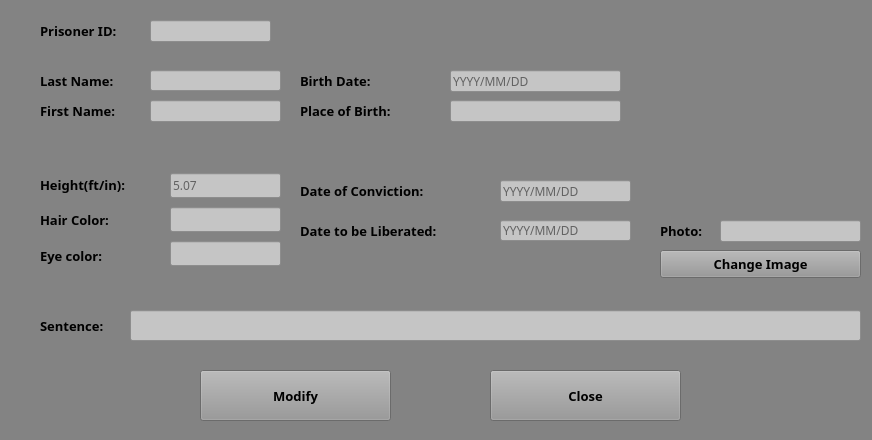
<?xml version="1.0" encoding="UTF-8"?>
<ui version="4.0">
 <class>ModifyPrisoner</class>
 <widget class="QWidget" name="ModifyPrisoner">
  <property name="geometry">
   <rect>
    <x>0</x>
    <y>0</y>
    <width>872</width>
    <height>440</height>
   </rect>
  </property>
  <property name="font">
   <font>
    <pointsize>9</pointsize>
   </font>
  </property>
  <property name="cursor">
   <cursorShape>PointingHandCursor</cursorShape>
  </property>
  <property name="windowTitle">
   <string>Modify Prisoner</string>
  </property>
  <property name="styleSheet">
   <string notr="true">background-color: rgb(131, 131, 131);</string>
  </property>
  <widget class="QLabel" name="label_4">
   <property name="geometry">
    <rect>
     <x>40</x>
     <y>20</y>
     <width>111</width>
     <height>21</height>
    </rect>
   </property>
   <property name="font">
    <font>
     <family>MV Boli</family>
     <pointsize>10</pointsize>
     <weight>75</weight>
     <bold>true</bold>
    </font>
   </property>
   <property name="cursor">
    <cursorShape>PointingHandCursor</cursorShape>
   </property>
   <property name="styleSheet">
    <string notr="true">background-color: qlineargradient(spread:pad, x1:0, y1:0, x2:0, y2:0, stop:0 rgba(0, 0, 0, 0), stop:1 rgba(255, 255, 255, 255));</string>
   </property>
   <property name="text">
    <string>Prisoner ID:</string>
   </property>
  </widget>
  <widget class="QLineEdit" name="prisonerID_lineEdit">
   <property name="geometry">
    <rect>
     <x>150</x>
     <y>20</y>
     <width>121</width>
     <height>22</height>
    </rect>
   </property>
   <property name="font">
    <font>
     <family>MV Boli</family>
     <pointsize>9</pointsize>
    </font>
   </property>
   <property name="styleSheet">
    <string notr="true">background-color: rgb(197, 197, 197);</string>
   </property>
   <property name="readOnly">
    <bool>true</bool>
   </property>
  </widget>
  <widget class="QLabel" name="label_2">
   <property name="geometry">
    <rect>
     <x>40</x>
     <y>70</y>
     <width>101</width>
     <height>21</height>
    </rect>
   </property>
   <property name="font">
    <font>
     <family>MV Boli</family>
     <pointsize>10</pointsize>
     <weight>75</weight>
     <bold>true</bold>
    </font>
   </property>
   <property name="cursor">
    <cursorShape>PointingHandCursor</cursorShape>
   </property>
   <property name="styleSheet">
    <string notr="true">background-color: qlineargradient(spread:pad, x1:0, y1:0, x2:0, y2:0, stop:0 rgba(0, 0, 0, 0), stop:1 rgba(255, 255, 255, 255));</string>
   </property>
   <property name="text">
    <string>Last Name:</string>
   </property>
  </widget>
  <widget class="QPushButton" name="modify_pushButton">
   <property name="geometry">
    <rect>
     <x>200</x>
     <y>370</y>
     <width>191</width>
     <height>51</height>
    </rect>
   </property>
   <property name="font">
    <font>
     <family>MV Boli</family>
     <pointsize>10</pointsize>
     <weight>75</weight>
     <bold>true</bold>
    </font>
   </property>
   <property name="cursor">
    <cursorShape>PointingHandCursor</cursorShape>
   </property>
   <property name="styleSheet">
    <string notr="true">background-color: rgb(150, 150, 150);</string>
   </property>
   <property name="text">
    <string>Modify</string>
   </property>
  </widget>
  <widget class="QLineEdit" name="sentence_lineEdit">
   <property name="geometry">
    <rect>
     <x>130</x>
     <y>310</y>
     <width>731</width>
     <height>31</height>
    </rect>
   </property>
   <property name="font">
    <font>
     <family>MV Boli</family>
     <pointsize>8</pointsize>
    </font>
   </property>
   <property name="styleSheet">
    <string notr="true">background-color: rgb(197, 197, 197);</string>
   </property>
   <property name="text">
    <string/>
   </property>
  </widget>
  <widget class="QLineEdit" name="lastName_lineEdit">
   <property name="geometry">
    <rect>
     <x>150</x>
     <y>70</y>
     <width>131</width>
     <height>21</height>
    </rect>
   </property>
   <property name="font">
    <font>
     <family>MV Boli</family>
     <pointsize>9</pointsize>
    </font>
   </property>
   <property name="styleSheet">
    <string notr="true">background-color: rgb(197, 197, 197);</string>
   </property>
  </widget>
  <widget class="QLabel" name="label_5">
   <property name="geometry">
    <rect>
     <x>300</x>
     <y>70</y>
     <width>111</width>
     <height>21</height>
    </rect>
   </property>
   <property name="font">
    <font>
     <family>MV Boli</family>
     <pointsize>10</pointsize>
     <weight>75</weight>
     <bold>true</bold>
    </font>
   </property>
   <property name="cursor">
    <cursorShape>PointingHandCursor</cursorShape>
   </property>
   <property name="styleSheet">
    <string notr="true">background-color: qlineargradient(spread:pad, x1:0, y1:0, x2:0, y2:0, stop:0 rgba(0, 0, 0, 0), stop:1 rgba(255, 255, 255, 255));</string>
   </property>
   <property name="text">
    <string>Birth Date:</string>
   </property>
  </widget>
  <widget class="QLineEdit" name="dateToBeLiberated_lineEdit">
   <property name="geometry">
    <rect>
     <x>500</x>
     <y>220</y>
     <width>131</width>
     <height>21</height>
    </rect>
   </property>
   <property name="font">
    <font>
     <family>MV Boli</family>
     <pointsize>9</pointsize>
    </font>
   </property>
   <property name="styleSheet">
    <string notr="true">background-color: rgb(197, 197, 197);</string>
   </property>
   <property name="placeholderText">
    <string>YYYY/MM/DD</string>
   </property>
  </widget>
  <widget class="QPushButton" name="close_pushButton">
   <property name="geometry">
    <rect>
     <x>490</x>
     <y>370</y>
     <width>191</width>
     <height>51</height>
    </rect>
   </property>
   <property name="font">
    <font>
     <family>MV Boli</family>
     <pointsize>10</pointsize>
     <weight>75</weight>
     <bold>true</bold>
    </font>
   </property>
   <property name="cursor">
    <cursorShape>PointingHandCursor</cursorShape>
   </property>
   <property name="styleSheet">
    <string notr="true">background-color: rgb(150, 150, 150);</string>
   </property>
   <property name="text">
    <string>Close</string>
   </property>
  </widget>
  <widget class="QLabel" name="label_9">
   <property name="geometry">
    <rect>
     <x>300</x>
     <y>180</y>
     <width>181</width>
     <height>21</height>
    </rect>
   </property>
   <property name="font">
    <font>
     <family>MV Boli</family>
     <pointsize>10</pointsize>
     <weight>75</weight>
     <bold>true</bold>
    </font>
   </property>
   <property name="cursor">
    <cursorShape>PointingHandCursor</cursorShape>
   </property>
   <property name="styleSheet">
    <string notr="true">background-color: qlineargradient(spread:pad, x1:0, y1:0, x2:0, y2:0, stop:0 rgba(0, 0, 0, 0), stop:1 rgba(255, 255, 255, 255));</string>
   </property>
   <property name="text">
    <string>Date of Conviction:</string>
   </property>
  </widget>
  <widget class="QWidget" name="layoutWidget">
   <property name="geometry">
    <rect>
     <x>40</x>
     <y>170</y>
     <width>128</width>
     <height>100</height>
    </rect>
   </property>
   <property name="font">
    <font>
     <family>MV Boli</family>
     <pointsize>10</pointsize>
     <weight>75</weight>
     <bold>true</bold>
    </font>
   </property>
   <property name="cursor">
    <cursorShape>PointingHandCursor</cursorShape>
   </property>
   <property name="styleSheet">
    <string notr="true">background-color: qlineargradient(spread:pad, x1:0, y1:0, x2:0, y2:0, stop:0 rgba(0, 0, 0, 0), stop:1 rgba(255, 255, 255, 255));</string>
   </property>
   <layout class="QVBoxLayout" name="verticalLayout">
    <item>
     <widget class="QLabel" name="label_6">
      <property name="font">
       <font>
        <family>MV Boli</family>
        <pointsize>10</pointsize>
        <weight>75</weight>
        <bold>true</bold>
       </font>
      </property>
      <property name="cursor">
       <cursorShape>PointingHandCursor</cursorShape>
      </property>
      <property name="styleSheet">
       <string notr="true">background-color: qlineargradient(spread:pad, x1:0, y1:0, x2:0, y2:0, stop:0 rgba(0, 0, 0, 0), stop:1 rgba(255, 255, 255, 255));</string>
      </property>
      <property name="text">
       <string>Height(ft/in):</string>
      </property>
     </widget>
    </item>
    <item>
     <widget class="QLabel" name="label_7">
      <property name="font">
       <font>
        <family>MV Boli</family>
        <pointsize>10</pointsize>
        <weight>75</weight>
        <bold>true</bold>
       </font>
      </property>
      <property name="cursor">
       <cursorShape>PointingHandCursor</cursorShape>
      </property>
      <property name="styleSheet">
       <string notr="true">background-color: qlineargradient(spread:pad, x1:0, y1:0, x2:0, y2:0, stop:0 rgba(0, 0, 0, 0), stop:1 rgba(255, 255, 255, 255));</string>
      </property>
      <property name="text">
       <string>Hair Color:</string>
      </property>
     </widget>
    </item>
    <item>
     <widget class="QLabel" name="label_8">
      <property name="font">
       <font>
        <family>MV Boli</family>
        <pointsize>10</pointsize>
        <weight>75</weight>
        <bold>true</bold>
       </font>
      </property>
      <property name="cursor">
       <cursorShape>PointingHandCursor</cursorShape>
      </property>
      <property name="styleSheet">
       <string notr="true">background-color: qlineargradient(spread:pad, x1:0, y1:0, x2:0, y2:0, stop:0 rgba(0, 0, 0, 0), stop:1 rgba(255, 255, 255, 255));</string>
      </property>
      <property name="text">
       <string>Eye color:</string>
      </property>
     </widget>
    </item>
   </layout>
  </widget>
  <widget class="QLabel" name="label_11">
   <property name="geometry">
    <rect>
     <x>40</x>
     <y>310</y>
     <width>91</width>
     <height>31</height>
    </rect>
   </property>
   <property name="font">
    <font>
     <family>MV Boli</family>
     <pointsize>10</pointsize>
     <weight>75</weight>
     <bold>true</bold>
    </font>
   </property>
   <property name="cursor">
    <cursorShape>PointingHandCursor</cursorShape>
   </property>
   <property name="styleSheet">
    <string notr="true">background-color: qlineargradient(spread:pad, x1:0, y1:0, x2:0, y2:0, stop:0 rgba(0, 0, 0, 0), stop:1 rgba(255, 255, 255, 255));</string>
   </property>
   <property name="text">
    <string>Sentence:</string>
   </property>
  </widget>
  <widget class="QLineEdit" name="photo_lineEdit">
   <property name="geometry">
    <rect>
     <x>720</x>
     <y>220</y>
     <width>141</width>
     <height>22</height>
    </rect>
   </property>
   <property name="font">
    <font>
     <family>MS Shell Dlg 2</family>
     <pointsize>6</pointsize>
    </font>
   </property>
   <property name="styleSheet">
    <string notr="true">background-color: rgb(197, 197, 197);</string>
   </property>
   <property name="text">
    <string/>
   </property>
   <property name="readOnly">
    <bool>true</bool>
   </property>
  </widget>
  <widget class="QLineEdit" name="placeOfBirth_lineEdit">
   <property name="geometry">
    <rect>
     <x>450</x>
     <y>100</y>
     <width>171</width>
     <height>22</height>
    </rect>
   </property>
   <property name="font">
    <font>
     <family>MV Boli</family>
     <pointsize>9</pointsize>
    </font>
   </property>
   <property name="styleSheet">
    <string notr="true">background-color: rgb(197, 197, 197);</string>
   </property>
  </widget>
  <widget class="QLabel" name="label_3">
   <property name="geometry">
    <rect>
     <x>660</x>
     <y>220</y>
     <width>61</width>
     <height>21</height>
    </rect>
   </property>
   <property name="font">
    <font>
     <family>MV Boli</family>
     <pointsize>10</pointsize>
     <weight>75</weight>
     <bold>true</bold>
    </font>
   </property>
   <property name="cursor">
    <cursorShape>PointingHandCursor</cursorShape>
   </property>
   <property name="styleSheet">
    <string notr="true">background-color: qlineargradient(spread:pad, x1:0, y1:0, x2:0, y2:0, stop:0 rgba(0, 0, 0, 0), stop:1 rgba(255, 255, 255, 255));</string>
   </property>
   <property name="text">
    <string>Photo:</string>
   </property>
  </widget>
  <widget class="QLabel" name="label_10">
   <property name="geometry">
    <rect>
     <x>300</x>
     <y>220</y>
     <width>201</width>
     <height>21</height>
    </rect>
   </property>
   <property name="font">
    <font>
     <family>MV Boli</family>
     <pointsize>10</pointsize>
     <weight>75</weight>
     <bold>true</bold>
    </font>
   </property>
   <property name="cursor">
    <cursorShape>PointingHandCursor</cursorShape>
   </property>
   <property name="styleSheet">
    <string notr="true">background-color: qlineargradient(spread:pad, x1:0, y1:0, x2:0, y2:0, stop:0 rgba(0, 0, 0, 0), stop:1 rgba(255, 255, 255, 255));</string>
   </property>
   <property name="text">
    <string>Date to be Liberated:</string>
   </property>
  </widget>
  <widget class="QLineEdit" name="birthDate_lineEdit">
   <property name="geometry">
    <rect>
     <x>450</x>
     <y>70</y>
     <width>171</width>
     <height>22</height>
    </rect>
   </property>
   <property name="font">
    <font>
     <family>MV Boli</family>
     <pointsize>9</pointsize>
    </font>
   </property>
   <property name="styleSheet">
    <string notr="true">background-color: rgb(197, 197, 197);</string>
   </property>
   <property name="placeholderText">
    <string>YYYY/MM/DD</string>
   </property>
  </widget>
  <widget class="QLabel" name="label">
   <property name="geometry">
    <rect>
     <x>40</x>
     <y>100</y>
     <width>111</width>
     <height>21</height>
    </rect>
   </property>
   <property name="font">
    <font>
     <family>MV Boli</family>
     <pointsize>10</pointsize>
     <weight>75</weight>
     <bold>true</bold>
    </font>
   </property>
   <property name="cursor">
    <cursorShape>PointingHandCursor</cursorShape>
   </property>
   <property name="styleSheet">
    <string notr="true">background-color: qlineargradient(spread:pad, x1:0, y1:0, x2:0, y2:0, stop:0 rgba(0, 0, 0, 0), stop:1 rgba(255, 255, 255, 255));</string>
   </property>
   <property name="text">
    <string>First Name:</string>
   </property>
  </widget>
  <widget class="QLineEdit" name="firstName_lineEdit">
   <property name="geometry">
    <rect>
     <x>150</x>
     <y>100</y>
     <width>131</width>
     <height>22</height>
    </rect>
   </property>
   <property name="font">
    <font>
     <family>MV Boli</family>
     <pointsize>9</pointsize>
    </font>
   </property>
   <property name="styleSheet">
    <string notr="true">background-color: rgb(197, 197, 197);</string>
   </property>
  </widget>
  <widget class="QLineEdit" name="dateOfConviction_lineEdit">
   <property name="geometry">
    <rect>
     <x>500</x>
     <y>180</y>
     <width>131</width>
     <height>22</height>
    </rect>
   </property>
   <property name="font">
    <font>
     <family>MV Boli</family>
     <pointsize>9</pointsize>
    </font>
   </property>
   <property name="styleSheet">
    <string notr="true">background-color: rgb(197, 197, 197);</string>
   </property>
   <property name="placeholderText">
    <string>YYYY/MM/DD</string>
   </property>
  </widget>
  <widget class="QLabel" name="label_12">
   <property name="geometry">
    <rect>
     <x>300</x>
     <y>100</y>
     <width>141</width>
     <height>21</height>
    </rect>
   </property>
   <property name="font">
    <font>
     <family>MV Boli</family>
     <pointsize>10</pointsize>
     <weight>75</weight>
     <bold>true</bold>
    </font>
   </property>
   <property name="cursor">
    <cursorShape>PointingHandCursor</cursorShape>
   </property>
   <property name="styleSheet">
    <string notr="true">background-color: qlineargradient(spread:pad, x1:0, y1:0, x2:0, y2:0, stop:0 rgba(0, 0, 0, 0), stop:1 rgba(255, 255, 255, 255));</string>
   </property>
   <property name="text">
    <string>Place of Birth: </string>
   </property>
  </widget>
  <widget class="QLabel" name="image_label">
   <property name="geometry">
    <rect>
     <x>660</x>
     <y>10</y>
     <width>201</width>
     <height>201</height>
    </rect>
   </property>
   <property name="cursor">
    <cursorShape>PointingHandCursor</cursorShape>
   </property>
   <property name="text">
    <string/>
   </property>
   <property name="pixmap">
    <pixmap>../../Downloads/no-image.png</pixmap>
   </property>
   <property name="scaledContents">
    <bool>true</bool>
   </property>
  </widget>
  <widget class="QPushButton" name="changeImage_pushButton">
   <property name="geometry">
    <rect>
     <x>660</x>
     <y>250</y>
     <width>201</width>
     <height>28</height>
    </rect>
   </property>
   <property name="font">
    <font>
     <family>MV Boli</family>
     <pointsize>10</pointsize>
     <weight>75</weight>
     <bold>true</bold>
    </font>
   </property>
   <property name="cursor">
    <cursorShape>PointingHandCursor</cursorShape>
   </property>
   <property name="styleSheet">
    <string notr="true">background-color: rgb(150, 150, 150);</string>
   </property>
   <property name="text">
    <string>Change Image</string>
   </property>
  </widget>
  <widget class="QWidget" name="layoutWidget">
   <property name="geometry">
    <rect>
     <x>170</x>
     <y>170</y>
     <width>111</width>
     <height>101</height>
    </rect>
   </property>
   <layout class="QVBoxLayout" name="verticalLayout_2">
    <item>
     <widget class="QLineEdit" name="height_lineEdit">
      <property name="font">
       <font>
        <family>MV Boli</family>
        <pointsize>9</pointsize>
       </font>
      </property>
      <property name="styleSheet">
       <string notr="true">background-color: rgb(197, 197, 197);</string>
      </property>
      <property name="placeholderText">
       <string>5.07</string>
      </property>
     </widget>
    </item>
    <item>
     <widget class="QLineEdit" name="hair_lineEdit">
      <property name="font">
       <font>
        <family>MV Boli</family>
        <pointsize>9</pointsize>
       </font>
      </property>
      <property name="styleSheet">
       <string notr="true">background-color: rgb(197, 197, 197);</string>
      </property>
     </widget>
    </item>
    <item>
     <widget class="QLineEdit" name="eyes_lineEdit">
      <property name="font">
       <font>
        <family>MV Boli</family>
        <pointsize>9</pointsize>
       </font>
      </property>
      <property name="styleSheet">
       <string notr="true">background-color: rgb(197, 197, 197);</string>
      </property>
     </widget>
    </item>
   </layout>
  </widget>
 </widget>
 <tabstops>
  <tabstop>prisonerID_lineEdit</tabstop>
  <tabstop>lastName_lineEdit</tabstop>
  <tabstop>firstName_lineEdit</tabstop>
  <tabstop>height_lineEdit</tabstop>
  <tabstop>hair_lineEdit</tabstop>
  <tabstop>eyes_lineEdit</tabstop>
  <tabstop>birthDate_lineEdit</tabstop>
  <tabstop>placeOfBirth_lineEdit</tabstop>
  <tabstop>dateOfConviction_lineEdit</tabstop>
  <tabstop>dateToBeLiberated_lineEdit</tabstop>
  <tabstop>sentence_lineEdit</tabstop>
  <tabstop>changeImage_pushButton</tabstop>
  <tabstop>modify_pushButton</tabstop>
  <tabstop>close_pushButton</tabstop>
  <tabstop>photo_lineEdit</tabstop>
 </tabstops>
 <resources/>
 <connections>
  <connection>
   <sender>close_pushButton</sender>
   <signal>clicked()</signal>
   <receiver>ModifyPrisoner</receiver>
   <slot>hide()</slot>
   <hints>
    <hint type="sourcelabel">
     <x>534</x>
     <y>389</y>
    </hint>
    <hint type="destinationlabel">
     <x>792</x>
     <y>410</y>
    </hint>
   </hints>
  </connection>
  <connection>
   <sender>modify_pushButton</sender>
   <signal>clicked()</signal>
   <receiver>ModifyPrisoner</receiver>
   <slot>modify_prisoner_clicked()</slot>
   <hints>
    <hint type="sourcelabel">
     <x>298</x>
     <y>370</y>
    </hint>
    <hint type="destinationlabel">
     <x>107</x>
     <y>405</y>
    </hint>
   </hints>
  </connection>
  <connection>
   <sender>changeImage_pushButton</sender>
   <signal>clicked()</signal>
   <receiver>ModifyPrisoner</receiver>
   <slot>open_image()</slot>
   <hints>
    <hint type="sourcelabel">
     <x>740</x>
     <y>263</y>
    </hint>
    <hint type="destinationlabel">
     <x>586</x>
     <y>282</y>
    </hint>
   </hints>
  </connection>
 </connections>
 <slots>
  <slot>modify_prisoner_clicked()</slot>
  <slot>open_image()</slot>
 </slots>
</ui>
